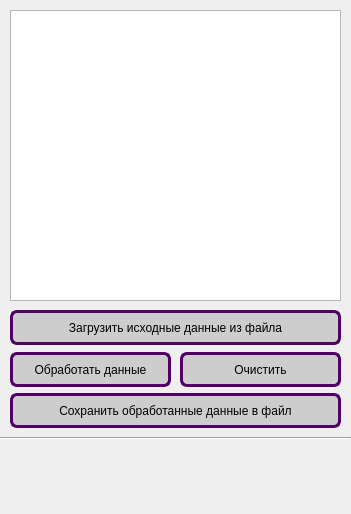
<?xml version="1.0" encoding="UTF-8"?>
<ui version="4.0">
 <class>Dialog</class>
 <widget class="QDialog" name="Dialog">
  <property name="geometry">
   <rect>
    <x>0</x>
    <y>0</y>
    <width>351</width>
    <height>514</height>
   </rect>
  </property>
  <property name="minimumSize">
   <size>
    <width>351</width>
    <height>514</height>
   </size>
  </property>
  <property name="maximumSize">
   <size>
    <width>351</width>
    <height>514</height>
   </size>
  </property>
  <property name="windowTitle">
   <string>Dialog</string>
  </property>
  <widget class="QPlainTextEdit" name="plainTextEdit">
   <property name="geometry">
    <rect>
     <x>10</x>
     <y>10</y>
     <width>331</width>
     <height>291</height>
    </rect>
   </property>
   <property name="font">
    <font>
     <family>Segoe UI</family>
     <pointsize>10</pointsize>
    </font>
   </property>
  </widget>
  <widget class="QPushButton" name="btn_upload_data">
   <property name="geometry">
    <rect>
     <x>10</x>
     <y>310</y>
     <width>331</width>
     <height>35</height>
    </rect>
   </property>
   <property name="font">
    <font>
     <family>Tahoma</family>
     <pointsize>9</pointsize>
     <weight>9</weight>
     <italic>false</italic>
     <bold>false</bold>
    </font>
   </property>
   <property name="styleSheet">
    <string notr="true">border: 3px solid #510066;
                    border-radius: 7px;
                    background: #CDCDCD;
                
font: 75 9.4pt &quot;Tahoma&quot;;</string>
   </property>
   <property name="text">
    <string>Загрузить исходные данные из файла</string>
   </property>
  </widget>
  <widget class="QPushButton" name="btn_process_data">
   <property name="geometry">
    <rect>
     <x>10</x>
     <y>352</y>
     <width>161</width>
     <height>35</height>
    </rect>
   </property>
   <property name="font">
    <font>
     <family>Tahoma</family>
     <pointsize>9</pointsize>
     <weight>9</weight>
     <italic>false</italic>
     <bold>false</bold>
    </font>
   </property>
   <property name="styleSheet">
    <string notr="true">border: 3px solid #510066;
                    border-radius: 7px;
                    background: #CDCDCD;
                
font: 75 9.4pt &quot;Tahoma&quot;;</string>
   </property>
   <property name="text">
    <string>Обработать данные</string>
   </property>
  </widget>
  <widget class="QPushButton" name="btn_clear">
   <property name="geometry">
    <rect>
     <x>180</x>
     <y>352</y>
     <width>161</width>
     <height>35</height>
    </rect>
   </property>
   <property name="font">
    <font>
     <family>Tahoma</family>
     <pointsize>9</pointsize>
     <weight>9</weight>
     <italic>false</italic>
     <bold>false</bold>
    </font>
   </property>
   <property name="styleSheet">
    <string notr="true">border: 3px solid #510066;
                    border-radius: 7px;
                    background: #CDCDCD;
                
font: 75 9.4pt &quot;Tahoma&quot;;</string>
   </property>
   <property name="text">
    <string>Очистить</string>
   </property>
  </widget>
  <widget class="QPushButton" name="btn_save_data">
   <property name="geometry">
    <rect>
     <x>10</x>
     <y>393</y>
     <width>331</width>
     <height>35</height>
    </rect>
   </property>
   <property name="font">
    <font>
     <family>Tahoma</family>
     <pointsize>9</pointsize>
     <weight>9</weight>
     <italic>false</italic>
     <bold>false</bold>
    </font>
   </property>
   <property name="styleSheet">
    <string notr="true">border: 3px solid #510066;
                    border-radius: 7px;
                    background: #CDCDCD;
                
font: 75 9.4pt &quot;Tahoma&quot;;</string>
   </property>
   <property name="text">
    <string>Сохранить обработанные данные в файл</string>
   </property>
  </widget>
  <widget class="Line" name="line">
   <property name="geometry">
    <rect>
     <x>0</x>
     <y>430</y>
     <width>351</width>
     <height>16</height>
    </rect>
   </property>
   <property name="orientation">
    <enum>Qt::Horizontal</enum>
   </property>
  </widget>
  <widget class="QLabel" name="task">
   <property name="geometry">
    <rect>
     <x>30</x>
     <y>430</y>
     <width>351</width>
     <height>91</height>
    </rect>
   </property>
   <property name="text">
    <string/>
   </property>
   <property name="pixmap">
    <pixmap>task.PNG</pixmap>
   </property>
  </widget>
 </widget>
 <resources/>
 <connections/>
</ui>
